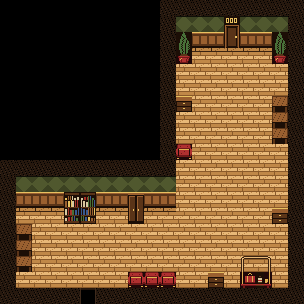

The image is a tile-based game level rendered from a .tmx file. Its description and complete source (layers, tilesets, objects, tile grids) follow:
An orthogonal 19x19 tile map with 16x16 px tiles, 1 tile layer (tiles) and 8 objects (3x drawer, 2x keyspot, exit, entry, closet).

<map version="1.10" tiledversion="1.12.2" orientation="orthogonal" renderorder="right-down" width="19" height="19" tilewidth="16" tileheight="16" infinite="0" nextlayerid="3" nextobjectid="49">
 <properties>
  <property name="allow_lock" type="bool" value="true" />
  <property name="kind" value="normal" />
 </properties>
 <tileset firstgid="1" source="../tilesets/hotel.tsx" />
 <layer id="1" name="tiles" width="19" height="19">
  <data encoding="csv">
0,0,0,0,0,0,0,0,0,0,7,7,7,7,7,7,7,7,7,
0,0,0,0,0,0,0,0,0,0,7,8,8,8,10,8,8,8,7,
0,0,0,0,0,0,0,0,0,0,7,43,9,9,11,9,9,43,7,
0,0,0,0,0,0,0,0,0,0,7,44,3,3,3,3,3,44,7,
0,0,0,0,0,0,0,0,0,0,7,2,2,2,2,2,2,2,7,
0,0,0,0,0,0,0,0,0,0,7,2,2,2,2,2,2,2,7,
0,0,0,0,0,0,0,0,0,0,7,14,2,2,2,2,2,15,7,
0,0,0,0,0,0,0,0,0,0,7,2,2,2,2,2,2,15,7,
0,0,0,0,0,0,0,0,0,0,7,2,2,2,2,2,2,15,7,
0,0,0,0,0,0,0,0,0,0,7,42,2,2,2,2,2,2,7,
7,7,7,7,7,7,7,7,7,7,7,2,2,2,2,2,2,2,7,
7,8,8,8,8,8,8,8,8,8,8,2,2,2,2,2,2,2,7,
7,9,9,9,32,33,9,9,12,9,9,2,2,2,2,2,2,2,7,
7,3,3,3,35,36,3,3,13,3,3,2,2,2,2,2,2,14,7,
7,15,2,2,2,2,2,2,2,2,2,2,2,2,2,2,2,2,7,
7,15,2,2,2,2,2,2,2,2,2,2,2,2,2,2,2,2,7,
7,15,2,2,2,2,2,2,2,2,2,2,2,2,2,45,46,2,7,
7,2,2,2,2,2,2,2,42,42,42,2,2,14,2,47,48,2,7,
7,7,7,7,7,25,7,7,7,7,7,7,7,7,7,7,7,7,7
</data>
 </layer>
 <objectgroup id="2" name="objects">
  <object id="41" name="exit" x="224" y="16" width="16" height="32">
   <properties>
    <property name="wall" value="top" />
   </properties>
  </object>
  <object id="42" name="entry" x="80" y="288" width="16" height="16">
   <properties>
    <property name="wall" value="bottom" />
   </properties>
  </object>
  <object id="43" name="closet" x="128" y="192" width="16" height="32" />
  <object id="44" name="drawer" x="176" y="96" width="16" height="16" />
  <object id="45" name="drawer" x="272" y="208" width="16" height="16" />
  <object id="46" name="drawer" x="208" y="272" width="16" height="16" />
  <object id="47" name="keyspot" x="16" y="240">
   <point />
  </object>
  <object id="48" name="keyspot" x="272" y="112">
   <point />
  </object>
 </objectgroup>
</map>
